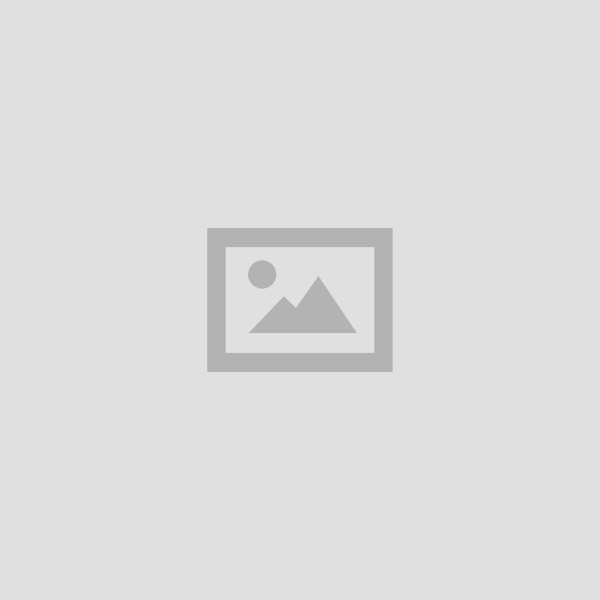
#> input picture resources/default_image.jpg, 600 x 600 px
$ python -i contourAnalysis.py   (imports and definitions only)
#> lines starting #> are read from the running program, lines starting #| are printed output that depends on the picture; after the words box and inside, x2 and y2 are one past the last pixel; in counts of white or black regions, pixels touching at a corner belong together
#> further down, picture is the input picture: shape (600, 600); min 171, max 230, mean 222.2
import cv2 as cv

def find_contours(img):
    contours = cv.findContours(img, cv.RETR_EXTERNAL, cv.CHAIN_APPROX_SIMPLE)
#> contours = 1 contour; box (x1, y1, x2, y2) and area: (0, 0, 600, 600) 358801
    contours = contours[0] if len(contours) == 2 else contours[1]
#> contours = [[[0, 0], [0, 599], [599, 599], [599, 0]]]
    return contours

def draw_contours(img):
    contours = find_contours(img)
#> contours = [[[0, 0], [0, 599], [599, 599], [599, 0]]]
    for contour in contours:
        cv.drawContours(img, [contour], 0, (255, 255, 255), -1)
#> this loop made 1 pass
#> contour on pass 1: [[0, 0], [0, 599], [599, 599], [599, 0]]
#> img: shape (600, 600); every value is 255
    kernel = cv.getStructuringElement(cv.MORPH_ELLIPSE, (65, 70))
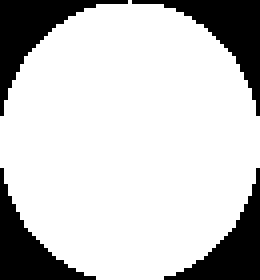
#> kernel: shape (70, 65) (shown 4 times larger); values 0 (black) and 1 (white), 78.6% white; 4 black regions, box (x1, y1, x2, y2) and area: (0, 0, 32, 29) 259, (33, 0, 65, 29) 259, (0, 42, 24, 70) 227, (41, 42, 65, 70) 227
    opening = cv.morphologyEx(img, cv.MORPH_ELLIPSE, kernel, iterations=2)
    return opening

def moment(mask):
    M = cv.moments(mask)
    cx = M["m10"] / M["m00"]
    cy = M["m01"] / M["m00"]
    return int(cx), int(cy)

>>> import cv2
>>> picture = cv2.imread('../resources/default_image.jpg', cv2.IMREAD_GRAYSCALE)
>>> result = draw_contours(picture)
